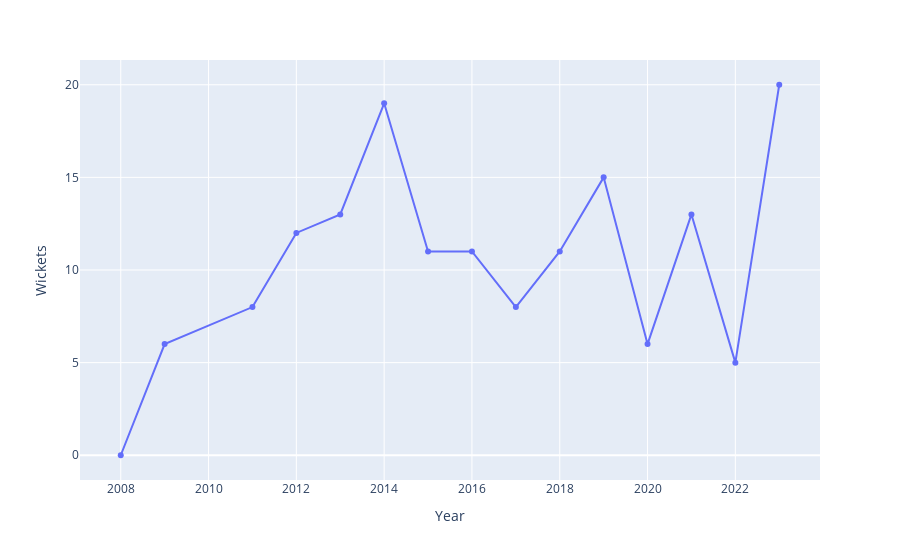

Write notebook code for a chart like this one.
### Code cell
fig = px.line(wickets,x='Year',y='Wickets',markers=True)
fig.show()

### Figure 1 — Plotly figure (JSON) as saved in the notebook; plotly's stock layout.template omitted (floating-point values rounded to 4 significant figures)
{"data": [{"hovertemplate": "Year=%{x}<br>Wickets=%{y}<extra></extra>", "legendgroup": "", "line": {"color": "#636efa", "dash": "solid"}, "marker": {"symbol": "circle"}, "mode": "lines+markers", "name": "", "orientation": "v", "showlegend": false, "type": "scatter", "x": [2008, 2009, 2011, 2012, 2013, 2014, 2015, 2016, 2017, 2018, 2019, 2020, 2021, 2022, 2023], "xaxis": "x", "y": [0, 6, 8, 12, 13, 19, 11, 11, 8, 11, 15, 6, 13, 5, 20], "yaxis": "y"}], "layout": {"legend": {"tracegroupgap": 0}, "margin": {"t": 60}, "xaxis": {"anchor": "y", "domain": [0, 1], "title": {"text": "Year"}}, "yaxis": {"anchor": "x", "domain": [0, 1], "title": {"text": "Wickets"}}}}
